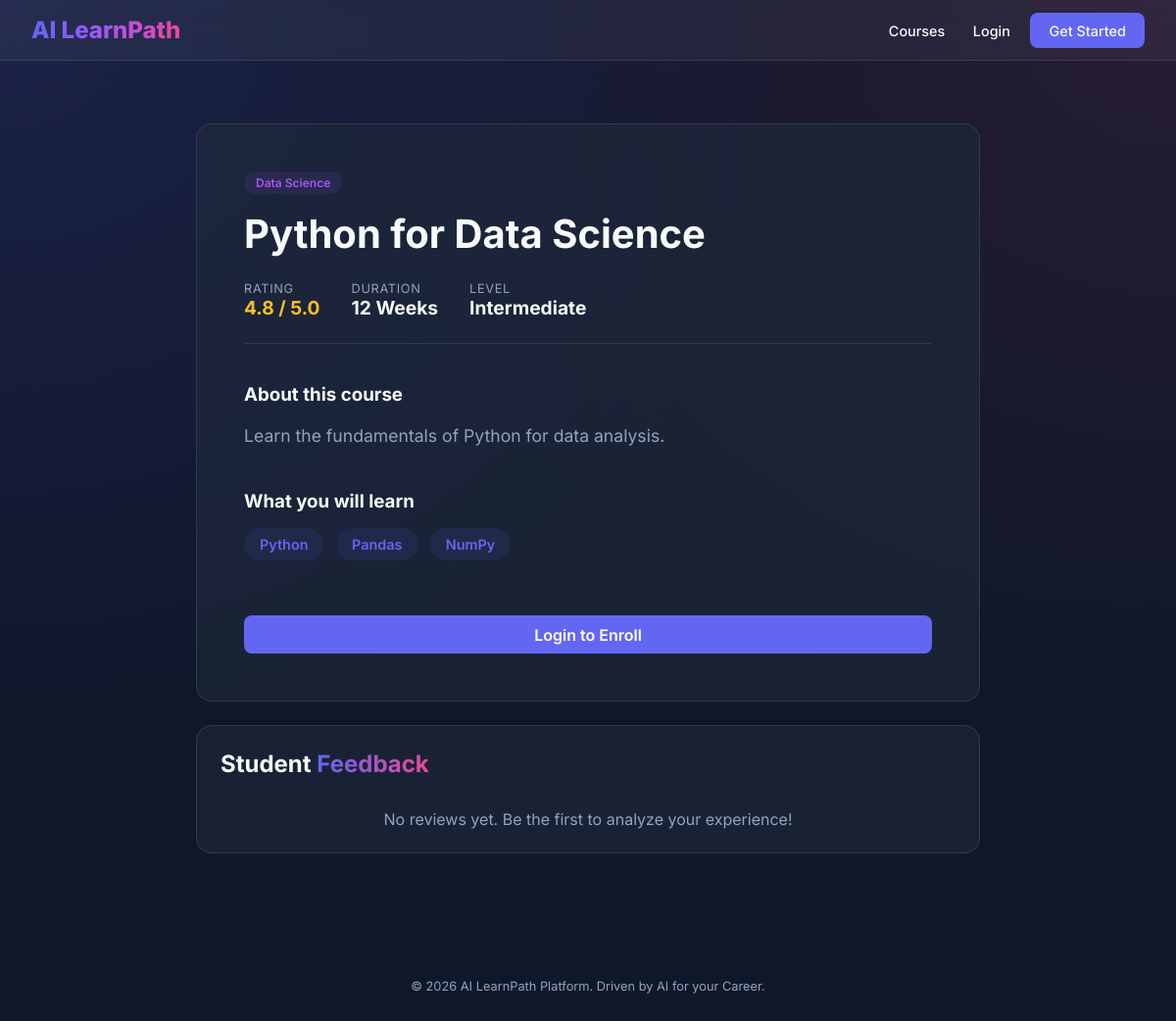
The app's page /course/1/ with its own data.
### core/models.py (models this page shows, shortened)
class Course(models.Model):
    title = models.CharField(max_length=200)
    description = models.TextField()
    category = models.CharField(max_length=100)
    skills_taught = models.ManyToManyField(Skill, related_name="courses")
    popularity_score = models.FloatField(default=0.0)
    image_url = models.CharField(max_length=500, blank=True, null=True)

class Skill(models.Model):
    name = models.CharField(max_length=100, unique=True)

### core/views.py (the view, shortened to what this page needs)
# urls.py: path('course/<int:pk>/', core_views.course_detail, name='course_detail'),
def course_detail(request, pk):
    course = get_object_or_404(Course, pk=pk)
    is_enrolled = False
    if request.user.is_authenticated:
        is_enrolled = Enrollment.objects.filter(student=request.user.studentprofile, course=course).exists()
    reviews = course.reviews.all().order_by('-created_at')
    return render(request, 'core/course_detail.html', {'course': course, 'is_enrolled': is_enrolled, 'reviews': reviews})

### templates/core/course_detail.html (shortened to what this page needs)
{% extends 'base.html' %}
{% block content %}
<div style="max-width: 800px; margin: 4rem auto;">
    <div class="card" style="padding: 3rem;">
        <span class="tag" style="background: rgba(168, 85, 247, 0.1); color: #a855f7; margin-bottom: 1rem;">{{ course.category }}</span>
        <h1 style="font-size: 2.5rem; margin-bottom: 1.5rem;">{{ course.title }}</h1>
        <div style="display: flex; gap: 2rem; margin-bottom: 2.5rem; border-bottom: 1px solid var(--glass-border); padding-bottom: 1.5rem;">
            <div>
                <div class="stat-label">Rating</div>
                <div style="color: #fbbf24; font-weight: 700; font-size: 1.2rem;">{{ course.popularity_score }} / 5.0</div>
            </div>
            <div>
                <div class="stat-label">Duration</div>
                <div style="font-weight: 700; font-size: 1.2rem;">12 Weeks</div>
            </div>
            <div>
                <div class="stat-label">Level</div>
                <div style="font-weight: 700; font-size: 1.2rem;">Intermediate</div>
            </div>
        </div>
        <h3 style="margin-bottom: 1rem;">About this course</h3>
        <p style="color: var(--text-muted); line-height: 1.7; font-size: 1.1rem; margin-bottom: 2.5rem;">
            {{ course.description }}
        </p>
        <h3 style="margin-bottom: 1rem;">What you will learn</h3>
        <div style="margin-bottom: 3rem;">
            {% for skill in course.skills_taught.all %}
                <span class="tag" style="font-size: 0.9rem; padding: 0.5rem 1rem;">{{ skill.name }}</span>
            {% endfor %}
        </div>
        {% if user.is_authenticated %}
            {% if is_enrolled %}
                <button class="btn-primary" style="width: 100%; opacity: 0.7; cursor: not-allowed;" disabled>Already Enrolled</button>
            {% else %}
                <a href="{% url 'enroll_course' course.id %}" class="btn-primary" style="width: 100%; display: block; text-align: center; text-decoration: none;">Enroll Now</a>
            {% endif %}
        {% else %}
            <a href="{% url 'login' %}" class="btn-primary" style="width: 100%; display: block; text-align: center; text-decoration: none;">Login to Enroll</a>
        {% endif %}
    </div>
    <div class="card">
        <h2 style="margin-bottom: 2rem;">Student <span class="gradient-text">Feedback</span></h2>
        <div class="reviews">
            {% for review in reviews %}
            <div style="margin-bottom: 2rem; padding: 1rem; background: rgba(255,255,255,0.03); border-radius: 0.5rem;">
                <div style="display: flex; justify-content: space-between; align-items: center; margin-bottom: 0.5rem;">
                    <strong>{{ review.student.user.username }}</strong>
                    <div>
                        <span class="tag" style="background:
                            {% if review.sentiment == 'Positive' %}rgba(34, 197, 94, 0.1){% elif review.sentiment == 'Negative' %}rgba(239, 68, 68, 0.1){% else %}rgba(148, 163, 184, 0.1){% endif %};
                            color: {% if review.sentiment == 'Positive' %}#22c55e{% elif review.sentiment == 'Negative' %}#ef4444{% else %}#94a3b8{% endif %};">
                            AI Sentiment: {{ review.sentiment }}
                        </span>
                        <span style="color: #fbbf24; font-weight: 700; margin-left: 1rem;">{{ review.rating }} ★</span>
                    </div>
                </div>
                <p style="color: var(--text-muted); font-size: 0.95rem;">{{ review.comment }}</p>
                <small style="color: rgba(255,255,255,0.2); font-size: 0.75rem;">{{ review.created_at|date:"M d, Y" }}</small>
            </div>
            {% empty %}
                <p style="color: var(--text-muted); text-align: center;">No reviews yet. Be the first to analyze your experience!</p>
            {% endfor %}
        </div>
    </div>
</div>
{% endblock %}

### static/css/style.css (style rules this page uses)
:root { --primary-color: #6366f1; --primary-hover: #4f46e5; --secondary-color: #ec4899; --bg-dark: #0f172a; --bg-card: rgba(30, 41, 59, 0.7); --text-main: #f8fafc; --text-muted: #94a3b8; --glass-border: rgba(255, 255, 255, 0.1); --glass-bg: rgba(255, 255, 255, 0.05); }
* { margin: 0; padding: 0; box-sizing: border-box; font-family: 'Inter', system-ui, -apple-system, sans-serif; }
body { background: var(--bg-dark); color: var(--text-main); min-height: 100vh; background-image: radial-gradient(at 0% 0%, rgba(99, 102, 241, 0.15) 0px, transparent 50%), radial-gradient(at 100% 0%, rgba(236, 72, 153, 0.1) 0px, transparent 50%); }
.btn-primary { background: var(--primary-color); color: white; padding: 0.6rem 1.2rem; border-radius: 0.5rem; border: none; font-weight: 600; cursor: pointer; transition: transform 0.2s, background 0.2s; }
.card { background: var(--bg-card); backdrop-filter: blur(8px); border: 1px solid var(--glass-border); border-radius: 1rem; padding: 1.5rem; margin-bottom: 1.5rem; transition: transform 0.3s ease; }
.tag { display: inline-block; padding: 0.25rem 0.75rem; border-radius: 9999px; background: rgba(99, 102, 241, 0.1); color: var(--primary-color); font-size: 0.75rem; font-weight: 600; margin-right: 0.5rem; margin-bottom: 0.5rem; }
.stat-label { font-size: 0.8rem; color: var(--text-muted); text-transform: uppercase; letter-spacing: 0.05em; }
.gradient-text { background: linear-gradient(to right, #6366f1, #ec4899); -webkit-background-clip: text; -webkit-text-fill-color: transparent; }

### records on screen
Course: category "Data Science", title "Python for Data Science", popularity_score "4.8", description "Learn the fundamentals of Python for data analysis."
Skill: name "Python"
Skill: name "Pandas"
Skill: name "NumPy"
